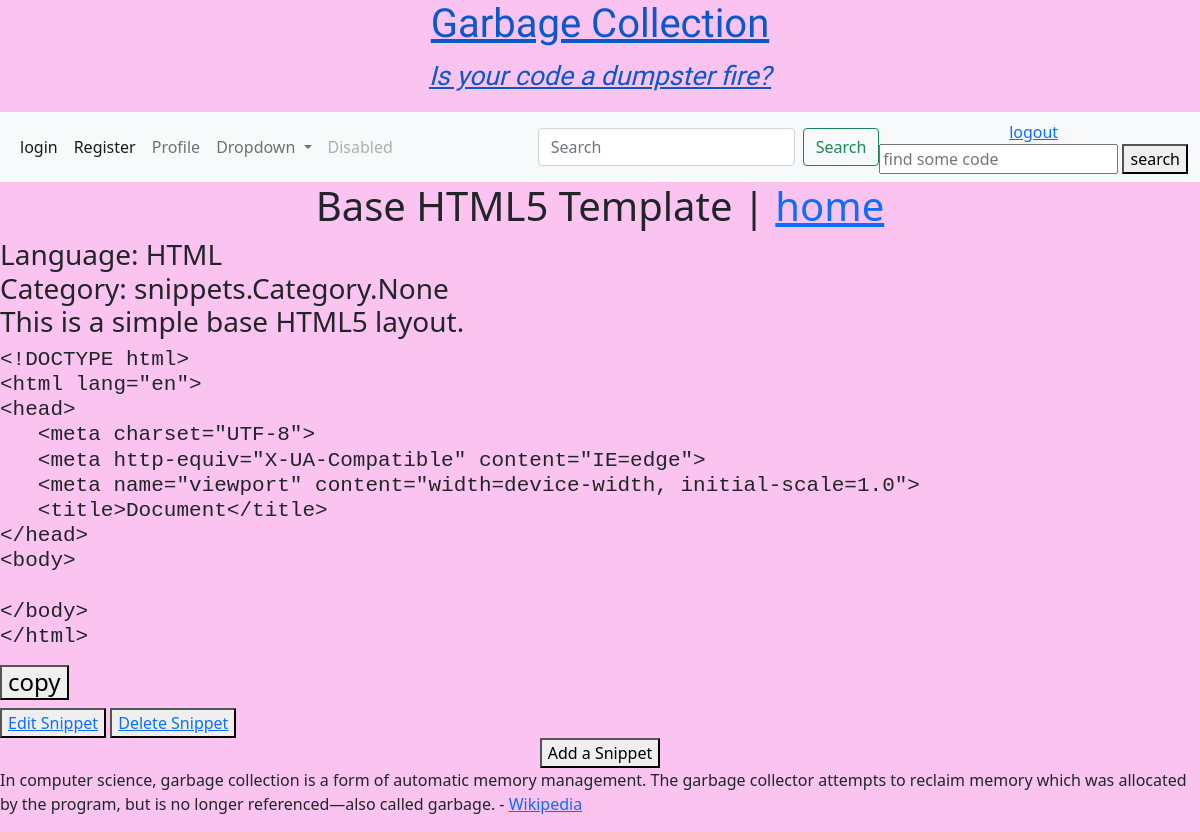
Screenshot of /snippet/1/ (signed in) with the database file from the repository.
### snippets/models.py (models this page shows, shortened)
class Snippet(models.Model):
    title = models.CharField(max_length=500)
    language = models.CharField(max_length=100, blank=False)
    category = models.ManyToManyField("Category", related_name="snippets", blank=True)
    description = models.TextField(max_length=200, null=True, blank=True)
    code = models.TextField(max_length=2000, null=True, blank=True)
    created_at = models.DateTimeField(auto_now_add=True)

### snippets/views.py (the view)
# urls.py: path('snippet/<int:pk>/', snippets_views.detail, name='detail'),
@login_required
def detail(request, pk):
    snippet = get_object_or_404(Snippet, pk=pk)
    form = SnippetForm()
    return render(request, "detail.html", {"snippet": snippet, "pk": pk, "form": form})

### snippets/forms.py
class SnippetForm(forms.ModelForm):
    class Meta:
        model = Snippet
        fields = [
            'title',
            'language',
            'category',
            'description',
            'code',
        ]

### templates/detail.html
{% extends "base.html" %}{% load static %}
{% block content %}
<h1>
    <center>
    {{ snippet.title }} | <a href="{% url 'index' %}">home</a>
    </center>
</h1>
<h3>
    Language: {{ snippet.language }}
        <br>
    Category: {{ snippet.category }}
        <br>
    {{ snippet.description }}
</h3>
<h4 id="code-section">
<pre><code>{{ snippet.code }}</code></pre>
    <button class="copy-btn" data-code="{{ snippet.code }}">
        copy
    </button>
</h4>
<button class="button is-success is-small is-responsive" class="shyButton"><a href="{% url 'edit' pk=snippet.pk %}">Edit Snippet</a></button>
<button class="button is-success is-small is-responsive" class="shyButton"><a href="{% url 'delete' pk=snippet.pk %}">Delete Snippet</a></button>
{% endblock %}

### static/main.css (style rules this page uses)
:root { color: #fac3f0; }

### rows the page displays
Snippet: title "Base HTML5 Template", language "HTML", category "snippets.Category.None", description "This is a simple base HTML5 layout.", code "<!DOCTYPE html> <html lang=\"en\"> <head> <meta charset=\"UTF-8\"> <meta http-equiv=\"X-UA-Compatible\" content=\"IE=edge\"> <meta name=\"viewport\" content=\"width=device-width, initial-scale=1.0\"> <title>Document</title> </head> <body> </body> </html>"
